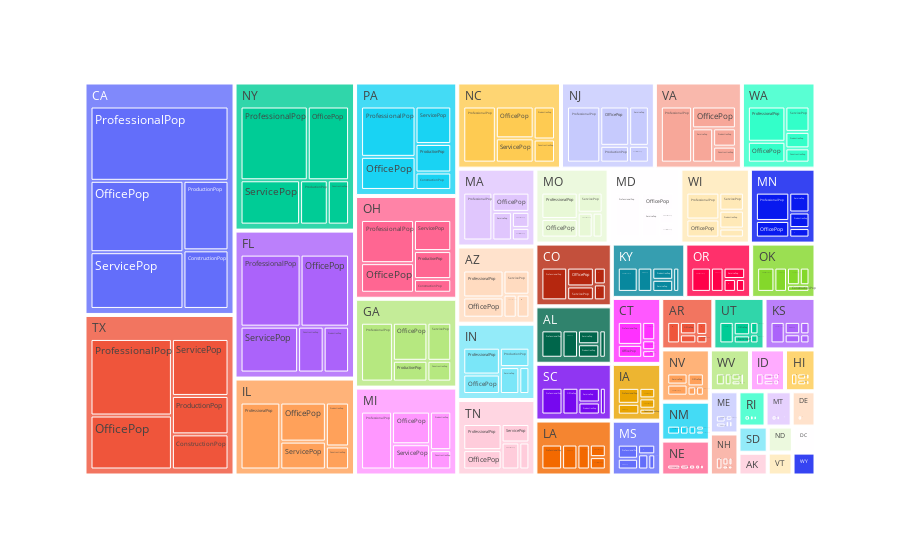

Notebook code cell kept with this figure:
### Code cell
px.treemap(professional_melted_df, path=['StateCode', 'Jobs'], values="TotalPeople")

### Figure 1 — Plotly figure (JSON) as saved in the notebook; plotly's stock layout.template omitted (floating-point values rounded to 4 significant figures; data arrays with more than 128 entries replaced by an {"elided": "..."} marker saying what was removed)
{"data": [{"branchvalues": "total", "domain": {"x": [0, 1], "y": [0, 1]}, "hovertemplate": "labels=%{label}<br>TotalPeople=%{value}<br>parent=%{parent}<br>id=%{id}<extra></extra>", "ids": {"elided": "306 str values"}, "labels": {"elided": "306 str values"}, "name": "", "parents": {"elided": "306 str values"}, "type": "treemap", "values": {"elided": "306 int values"}}], "layout": {"legend": {"tracegroupgap": 0}, "margin": {"t": 60}}}
